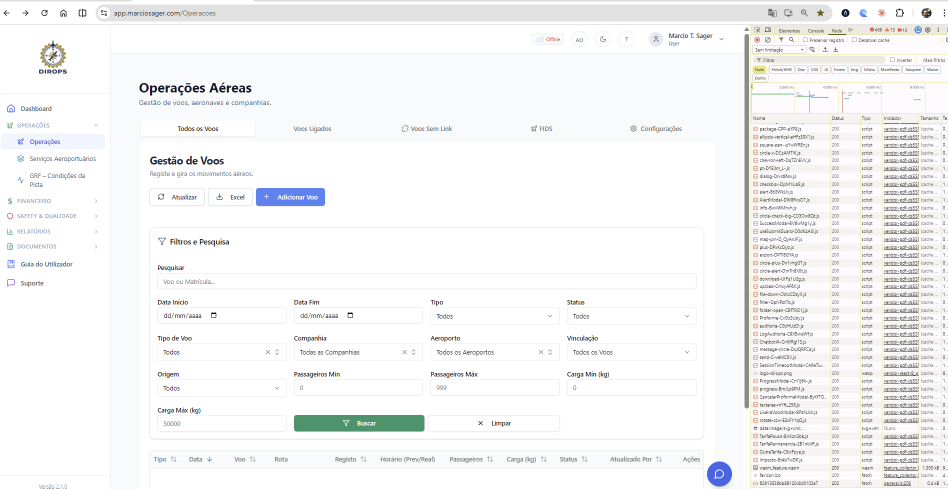
#> input picture .planning/image.png, 1896 x 977 px (shown at 1/2 size)
$ python -i extrair-imagens.py   (imports and definitions only)
#> lines starting #> are read from the running program, lines starting #| are printed output that depends on the picture; after the words box and inside, x2 and y2 are one past the last pixel; in counts of white or black regions, pixels touching at a corner belong together
#> further down, picture is the input picture: PIL image 1896x977 RGBA; mean R, G, B, A 244.9, 244.9, 245.5, 255
# Extrai dos PDF originais as imagens dos modelos-mestre, segundo tools/mestres/imagens/manifesto.json.
#
# Uso:  python tools/mestres/extrair-imagens.py [--inventario]
#   (sem argumentos)  escreve tools/mestres/imagens/<chave>/<ICAO|comum>/<nome>.jpg  (JPEG, lado maior <= max/1600 px, q≈82)
#   --inventario      lista, para cada mestre e aeroporto-alvo, as imagens candidatas de cada PDF (ignora logótipos e
#                     cabeçalhos — imagens que se repetem em metade das páginas ou mais —, imagens < 80 px e repetidas
#                     pelo hash), com o texto à volta (título/legenda), para decidir o manifesto.
#
# Cada imagem é RENDERIZADA a partir da área que ocupa na página (o que o leitor via: corte e escala do Word, rótulos e
# setas por cima), não extraída em bruto. Entradas do manifesto:
#   {icao, nome, pag, xref}        área da imagem xref na página pag
#   {icao, nome, pag, rect}        área [x0,y0,x1,y1] em pontos (figura vectorial, ou várias imagens juntas)
#   {icao, nome, pag, celula:[l,k]} k-ésima célula de imagem (1 ou 2) da linha l da tabela da página (tabela 5.2 da NRM)
#   margem [e,t,d,b] (pontos a mais), max (px do lado maior), q (qualidade JPEG, omissa 82), de (aeroporto de
#   onde vem uma imagem 'comum')
# O PDF de cada aeroporto vem de manifesto[chave].pdf (nomes em storage/private-uploads).
import io, json, os, sys, hashlib, collections
import fitz
from PIL import Image

AQUI = os.path.dirname(os.path.abspath(__file__))
DIR_IMG = os.path.join(AQUI, 'imagens')
UPLOADS = r'C:\dirops\sga-onpremise\storage\private-uploads'
QUALIDADE = 82
MAX_PX = 1600


# [55 lines left out: functions grelha_tabela, rect_celula, area, renderizar, not called in this run]


def aparar(im, folga=6):
    """Corta as margens brancas (as células da tabela e as caixas do Word deixam muito branco à volta)."""
#> called with folga = 6
    cinza = im.convert('L').point(lambda v: 255 if v < 245 else 0)
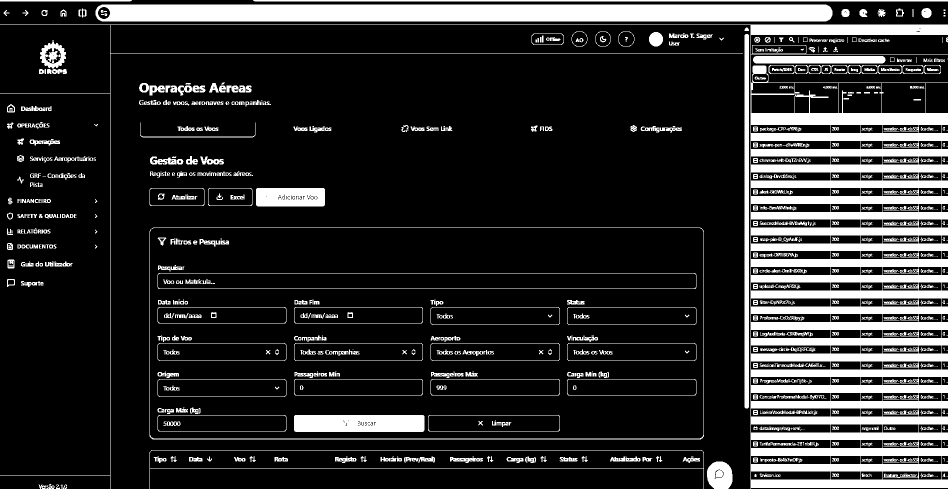
#> cinza: PIL image 1896x977 L (shown at 1/2 size); 17.7% white; 1105 white regions (363 under 20 px), largest, box (x1, y1, x2, y2) and area: (0, 49, 1896, 977) 170092, (191, 9, 1665, 43) 49448, (588, 830, 849, 864) 8770
    bb = cinza.getbbox()
#> bb = (0, 0, 1896, 977)
    if not bb: return im
    x0, y0, x1, y1 = bb
#> x0 = 0; y0 = 0; x1 = 1896; y1 = 977
    x0, y0 = max(0, x0 - folga), max(0, y0 - folga)
    x1, y1 = min(im.width, x1 + folga), min(im.height, y1 + folga)
    return im.crop((x0, y0, x1, y1))


# [43 lines left out: functions extrair, inventario, not called in this run]


# [2 lines not run here, left out]

>>> from PIL import Image
>>> picture = Image.open('../../.planning/image.png')
>>> result = aparar(picture)
